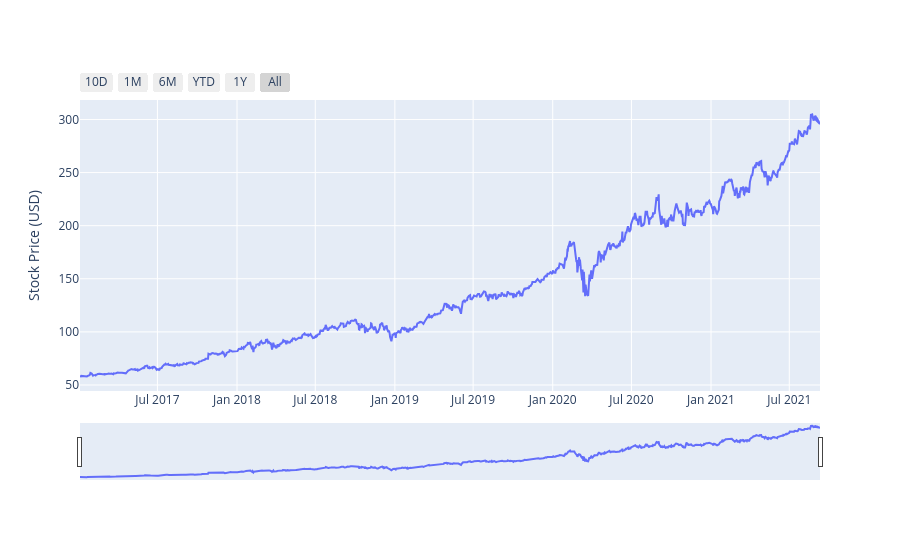

Notebook source saved alongside this figure:
### Markdown cell above
## More Details

### Code cell
msft_df = pd.read_csv('MSFT.csv')
x = msft_df['Date']
y = msft_df['Adj Close']
msft_df
fig = go.Figure()
fig.add_trace(go.Scatter(x=x, y=y))

# Add a range slider with buttons for dates
fig.update_layout(
    xaxis=dict(
        rangeselector=dict(
            buttons=list([
                dict(count=10,
                     label="10D",
                     step="day",
                     stepmode="backward"),
                dict(count=1,
                     label="1M",
                     step="month",
                     stepmode="backward"),
                dict(count=6,
                     label="6M",
                     step="month",
                     stepmode="todate"),
                dict(count=1,
                     label="YTD",
                     step="year",
                     stepmode="todate"),
                dict(count=1,
                     label="1Y",
                     step="year",
                     stepmode="backward"),
                dict(label="All", step="all")
            ])
        ),
        rangeslider=dict(
            visible=True
        ),
        type="date"
    )
)
fig.update_yaxes(title="Stock Price (USD)")

### Figure 1 — Plotly figure (JSON) as saved in the notebook; plotly's stock layout.template omitted (floating-point values rounded to 4 significant figures; data arrays with more than 128 entries replaced by an {"elided": "..."} marker saying what was removed)
{"data": [{"type": "scatter", "x": {"elided": "1190 str values"}, "y": {"elided": "1190 float values"}}], "layout": {"xaxis": {"rangeselector": {"buttons": [{"count": 10, "label": "10D", "step": "day", "stepmode": "backward"}, {"count": 1, "label": "1M", "step": "month", "stepmode": "backward"}, {"count": 6, "label": "6M", "step": "month", "stepmode": "todate"}, {"count": 1, "label": "YTD", "step": "year", "stepmode": "todate"}, {"count": 1, "label": "1Y", "step": "year", "stepmode": "backward"}, {"label": "All", "step": "all"}]}, "rangeslider": {"visible": true}, "type": "date"}, "yaxis": {"title": {"text": "Stock Price (USD)"}}}}
